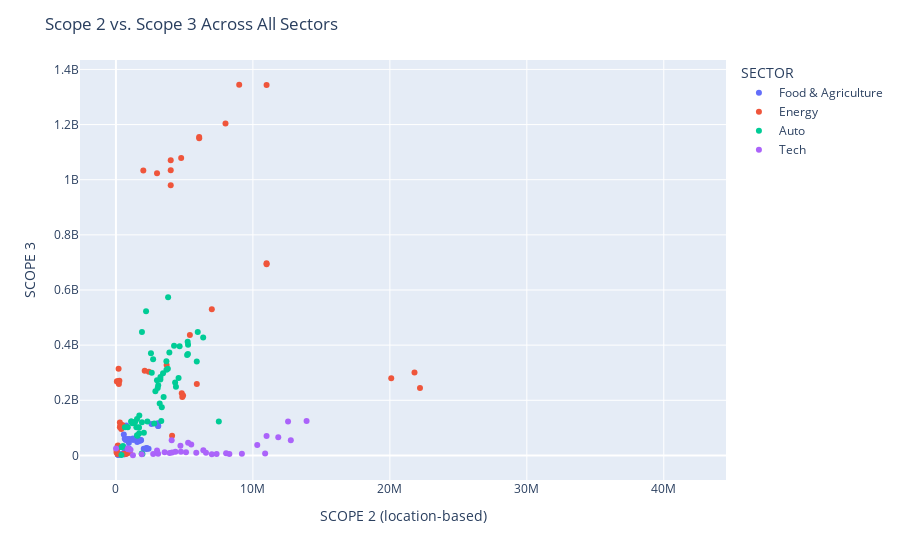

Write notebook code for a chart like this one.
### Markdown cell above
### Scope 2 (location-based) vs. Scope 3

### Code cell
# scope 2 (location-based) vs. scope 3 

fig = px.scatter(sectors, x='SCOPE 2 (location-based)', y='SCOPE 3', color='SECTOR', hover_data=['COMPANY NAME'])
fig.update_layout(title='Scope 2 vs. Scope 3 Across All Sectors')
fig.show()

### Figure 1 — Plotly figure (JSON) as saved in the notebook; plotly's stock layout.template omitted (floating-point values rounded to 4 significant figures)
{"data": [{"customdata": [["Anheuser-Busch InBev"], ["Anheuser-Busch InBev"], ["Anheuser-Busch InBev"], ["Anheuser-Busch InBev"], ["Anheuser-Busch InBev"], ["Danone"], ["Danone"], ["Danone"], ["Danone"], ["Danone"], ["Diageo"], ["Diageo"], ["Diageo"], ["Diageo"], ["Diageo"], ["Kellogg’s"], ["Kellogg’s"], ["Kellogg’s"], ["Kellogg’s"], ["Kellogg’s"], ["Molson Coors"], ["Molson Coors"], ["Molson Coors"], ["Molson Coors"], ["Molson Coors"], ["Nestlé"], ["Nestlé"], ["Nestlé"], ["Nestlé"], ["Nestlé"], ["PepsiCo"], ["PepsiCo"], ["PepsiCo"], ["PepsiCo"], ["PepsiCo"], ["Tesco"], ["Tesco"], ["Tesco"], ["Tesco"], ["Tesco"], ["Unilever"], ["Unilever"], ["Unilever"], ["Unilever"], ["Unilever"]], "hovertemplate": "SECTOR=Food & Agriculture<br>SCOPE 2 (location-based)=%{x}<br>SCOPE 3=%{y}<br>COMPANY NAME=%{customdata[0]}<extra></extra>", "legendgroup": "Food & Agriculture", "marker": {"color": "#636efa", "symbol": "circle"}, "mode": "markers", "name": "Food & Agriculture", "orientation": "v", "showlegend": true, "type": "scatter", "x": [2383505, 2215902, 2227758, 2243990, 2029211, 959554, 944877, 864710, 812948, 762805, 179307, 165095, 143905, 142530, 157784, 650835, 590739, 587999, 568692, 553526, 667174, 634136, 604422, 342069, 341701, 3082573, 3089029, 3052234, 2600000, 760000, 1629973, 1556523, 1719610, 1811114, 1834309, 995543, 859583, 718222, 642337, 575462, 1430659, 1321648, 1264328, 1244505, 1224997], "xaxis": "x", "y": [24431839, 26484447, 23652933, 26527444, 24136111, 24885804, 46176955, 26077215, 23733344, 22367000, 2665182, 2764857, 2608674, 4754945, 5723256, 12761542, 8128427, 6449011, 5723300, 6784604, 4933363, 4572089, 4257376, 3961062, 3731920, 107145316, 107145316, 117000828, 113720072, 108900000, 58668530, 48366225, 52604866, 56388182, 54947765, 59795068, 59817490, 56241579, 60258134, 75854334, 60419810, 56779687, 58300345, 61445738, 56442279], "yaxis": "y"}, {"customdata": [["BP"], ["BP"], ["BP"], ["BP"], ["BP"], ["Chevron"], ["Chevron"], ["Chevron"], ["Chevron"], ["Chevron"], ["EDF"], ["EDF"], ["EDF"], ["EDF"], ["EDF"], ["Enel"], ["Enel"], ["Enel"], ["Enel"], ["Enel"], ["Equinor"], ["Equinor"], ["Equinor"], ["Equinor"], ["Equinor"], ["Exxon"], ["Exxon"], ["Exxon"], ["Exxon"], ["Exxon"], ["Orsted"], ["Orsted"], ["Orsted"], ["Orsted"], ["Orsted"], ["Oxy"], ["Oxy"], ["Oxy"], ["Oxy"], ["Oxy"], ["Gazprom"], ["Gazprom"], ["Gazprom"], ["Gazprom"], ["Gazprom"], ["PetroChina"], ["PetroChina"], ["PetroChina"], ["PetroChina"], ["PetroChina"], ["Rosneft"], ["Rosneft"], ["Rosneft"], ["Rosneft"], ["Rosneft"], ["Saudi Aramco"], ["Saudi Aramco"], ["Saudi Aramco"], ["Saudi Aramco"], ["Saudi Aramco"], ["Shell"], ["Shell"], ["Shell"], ["Shell"], ["Shell"]], "hovertemplate": "SECTOR=Energy<br>SCOPE 2 (location-based)=%{x}<br>SCOPE 3=%{y}<br>COMPANY NAME=%{customdata[0]}<extra></extra>", "legendgroup": "Energy", "marker": {"color": "#EF553B", "symbol": "circle"}, "mode": "markers", "name": "Energy", "orientation": "v", "showlegend": true, "type": "scatter", "x": [5400000, 5200000, 3700000, 2400000, 2100000, 3000000, 2000000, 4000000, 4000000, 4000000, 470025, 289243, 320773, 288947, 388819, 115000, 770163, 548948, 721000, 1010000, 194063, 215474, 251513, 97048, 68581, 9000000, 9000000, 9000000, 7000000, 7000000, 151000, 123000, 111000, 53000, 45000, 4100000, 5905273, 4807697, 4844808, 4903258, 8198070, 6077827, 4762910, 6080000, 4020000, null, 41910000, 39870000, 38150000, 40880000, 22200000, 21800000, 20100000, 18500000, null, null, null, 18100000, 15500000, 16100000, 11000000, 11000000, 11000000, 9000000, 8000000], "xaxis": "x", "y": [437000000, null, 327600000, 303600000, 306700000, 1023000000, 1033000000, 980000000, 1071000000, 1034000000, 110759561, 119363628, 106649250, 101804919, 95917659, 5261003, 5819007, 5315425, 6000610, 9504170, 314102157, 258995398, 271036800, 268747731, 268367000, null, null, null, null, 530000000, 36234400, 33864140, 25333000, 18179000, 10984000, 71000000, 259100000, 225900000, 211800000, 217000000, null, 1154544765, 1078493075, 1150750000, null, null, null, null, null, null, 244300000, 301000000, 280000000, null, null, null, null, null, null, null, 696770000, 693200000, 1343550000, 1344423000, 1204294000], "yaxis": "y"}, {"customdata": [["BMW"], ["BMW"], ["BMW"], ["BMW"], ["BMW"], ["BMW"], ["BYD"], ["BYD"], ["BYD"], ["BYD"], ["BYD"], ["BYD"], ["Daimler/Mercedes"], ["Daimler/Mercedes"], ["Daimler/Mercedes"], ["Daimler/Mercedes"], ["Daimler/Mercedes"], ["Daimler/Mercedes"], ["Fiat-Chrysler"], ["Fiat-Chrysler"], ["Fiat-Chrysler"], ["Fiat-Chrysler"], ["Fiat-Chrysler"], ["Fiat-Chrysler"], ["Ford"], ["Ford"], ["Ford"], ["Ford"], ["Ford"], ["Ford"], ["Geely"], ["Geely"], ["Geely"], ["Geely"], ["Geely"], ["Geely"], ["General Motors"], ["General Motors"], ["General Motors"], ["General Motors"], ["General Motors"], ["General Motors"], ["Honda"], ["Honda"], ["Honda"], ["Honda"], ["Honda"], ["Honda"], ["Hyundai"], ["Hyundai"], ["Hyundai"], ["Hyundai"], ["Hyundai"], ["Toyota"], ["Toyota"], ["Toyota"], ["Toyota"], ["Toyota"], ["Toyota"], ["Tesla"], ["Tesla"], ["Tesla"], ["Tesla"], ["Tesla"], ["Tesla"], ["Volkswagen"], ["Volkswagen"], ["Volkswagen"], ["Volkswagen"], ["Volkswagen"], ["Volkswagen"]], "hovertemplate": "SECTOR=Auto<br>SCOPE 2 (location-based)=%{x}<br>SCOPE 3=%{y}<br>COMPANY NAME=%{customdata[0]}<extra></extra>", "legendgroup": "Auto", "marker": {"color": "#00cc96", "symbol": "circle"}, "mode": "markers", "name": "Auto", "orientation": "v", "showlegend": true, "type": "scatter", "x": [1572432, 1539378, 1540667, 1333076, 1404348, 1187339, null, null, null, 3945773, 4903502, 7511038, 2041000, 1687000, 1706000, 1492000, 1123000, 1121000, 3309598, 2795995, 2296709, 1983910, 2200000, 1900000, 3482444, 3349808, 3195704, 2715328, 2616003, 2557313, 346173, 425622, 418180, 518514, 867943, 655705, 4572734, 4322761, 4381970, 3087816, 2881767, 2996074, 3790000, 3690000, 3440000, 3050000, 3245113, 3249764, 1882674, 1936902, 1897855, 1680079, 1660238, 5265425, 5238108, 4244743, 3684721, 3900000, 3810000, null, null, null, null, 403000, 408000, 5901889, 6370514, 5973894, 5257618, 5195961, 4650011], "xaxis": "x", "y": [71690753, 73093077, 132520346, 117682832, 121705367, 116586786, null, null, null, null, null, 123025950, 82530800, 79300000, 144408800, 102237000, 123158000, 123025950, 124729588, 115993925, 122750694, null, 523305000, 447230000, 211807837, 174463469, 187993867, 349281992, 299853676, 370223094, null, null, null, 34097000, 102344820, 101818690, 280849954, 264495398, 249313396, 254440148, 233167875, 272722605, 314067700, 310718300, 297816499, 244758486, 275724920, 284409746, 7051724, 5582405, 120382017, 100536484, 101790793, 401742000, 412184600, 397940000, 341344044, 373340317, 573825072, null, null, null, null, 1954000, 30100000, 340767244, 427972277, 447225434, 368258661, 364179966, 395681718], "yaxis": "y"}, {"customdata": [["Alphabet"], ["Alphabet"], ["Alphabet"], ["Alphabet"], ["Alphabet"], ["Amazon"], ["Amazon"], ["Amazon"], ["Amazon"], ["Amazon"], ["Apple"], ["Apple"], ["Apple"], ["Apple"], ["Apple"], ["Meta"], ["Meta"], ["Meta"], ["Meta"], ["Meta"], ["Microsoft"], ["Microsoft"], ["Microsoft"], ["Microsoft"], ["Microsoft"], ["Samsung"], ["Samsung"], ["Samsung"], ["Samsung"], ["Samsung"], ["TSMC"], ["TSMC"], ["TSMC"], ["TSMC"], ["TSMC"]], "hovertemplate": "SECTOR=Tech<br>SCOPE 2 (location-based)=%{x}<br>SCOPE 3=%{y}<br>COMPANY NAME=%{customdata[0]}<extra></extra>", "legendgroup": "Tech", "marker": {"color": "#ab63fa", "symbol": "circle"}, "mode": "markers", "name": "Tech", "orientation": "v", "showlegend": true, "type": "scatter", "x": [4344686, 5116949, 5865095, 6576239, 8045400, 4710000, 5500000, 5270000, 4070000, 12768034, 8730, 862127, 890200, 890200, 1065405, 1241000, 1885000, 2718000, 3080194, 3921611, 3000523, 3556553, 4102445, 4745197, 6381250, 10318000, 10998000, 11852400, 12566000, 13920000, 7001655, 7350195, 8282509, 9196964, 10893689], "xaxis": "x", "y": [12900467, 11669000, 9376000, 9503000, 7600000, 34710000, 39910000, 45750000, 55360000, 54977815, 25070000, 24980000, 22547000, 23128400, 20550000, 652000, 4078000, 5091000, 5651459, 8466248, 17834520, 11322527, 10817756, 13784501, 18863000, 38234000, 70063000, 65591000, 123234900, 124715000, 4315604, 5307729, 5571946, 6127157, 7429158], "yaxis": "y"}], "layout": {"legend": {"title": {"text": "SECTOR"}, "tracegroupgap": 0}, "margin": {"t": 60}, "title": {"text": "Scope 2 vs. Scope 3 Across All Sectors"}, "xaxis": {"anchor": "y", "domain": [0, 1], "title": {"text": "SCOPE 2 (location-based)"}}, "yaxis": {"anchor": "x", "domain": [0, 1], "title": {"text": "SCOPE 3"}}}}
